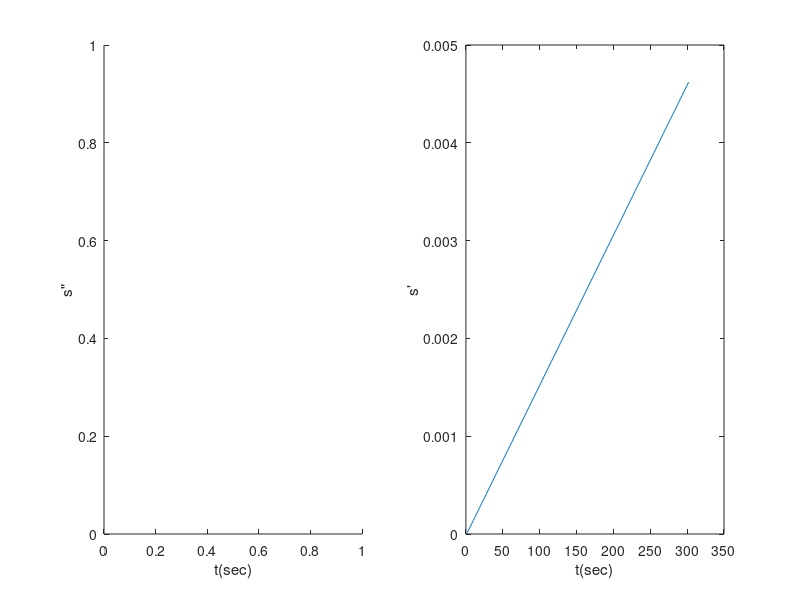
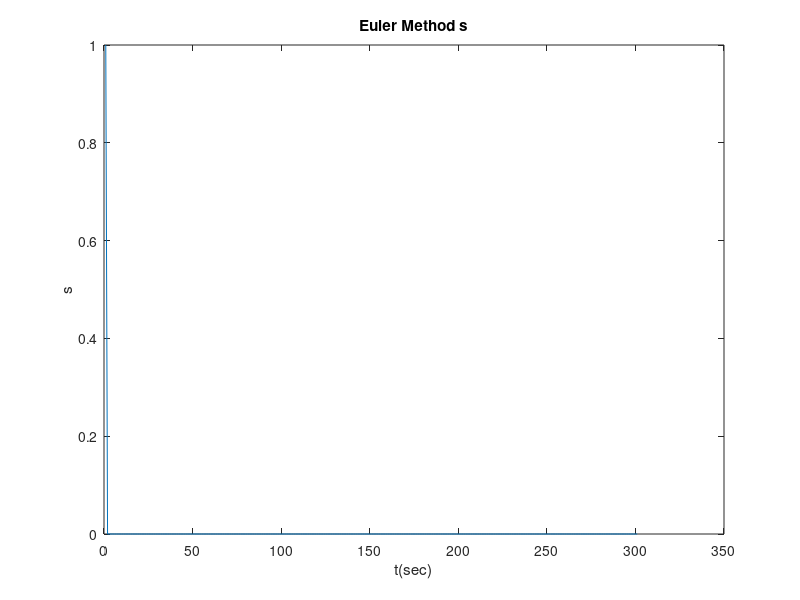
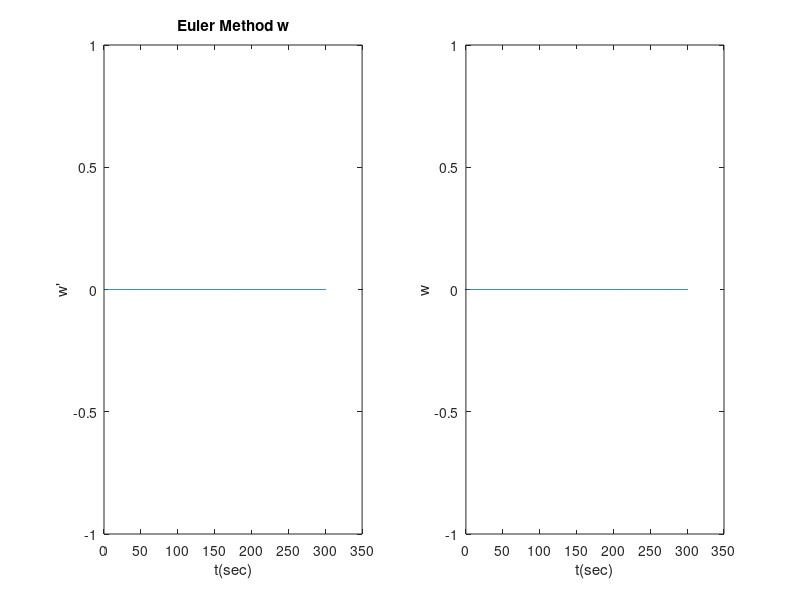
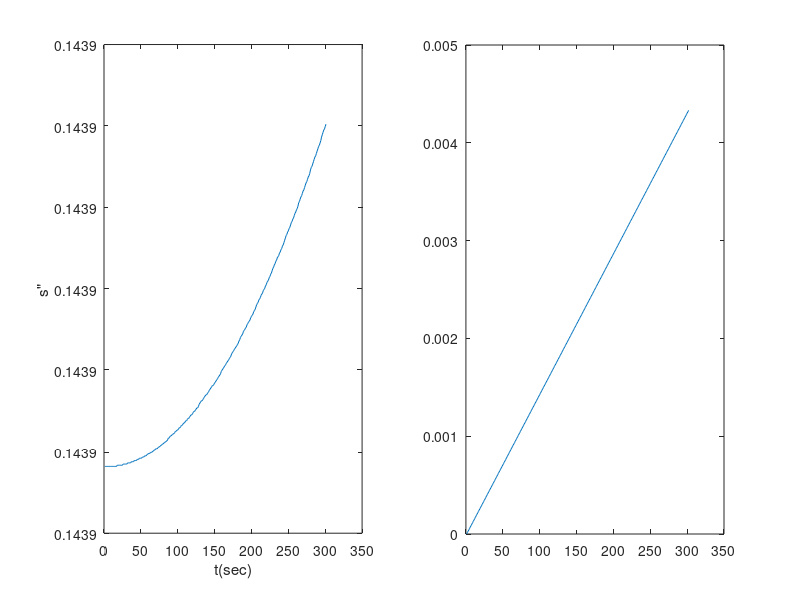

Reproduce these figures in MATLAB, in order.
function Euler()
  
  #---------------- Data ----------------#
  f1 = 4835/7000
  f2 = 4835/7000
  m = 9
  d=1
  h=0.0001
  Iz= 0.038
  s0 = 4835/1000
  AM = 4835
  bs = 3 - (4835/5000)
  bu = 5 - (4835/5000)
  
  t = 0:0.1:30
  t = 0:0.1:30
  display(length(t))
  # --------------- Transportation ---------------- #
  
  s1=0
  #s2= [(f1+f2) - bs*abs(s1)*s1]/9
  s = zeros(1,length(t))
  display(length(s))
  s1 = zeros(1,length(t))
  s2 = zeros(1,length(t))
  s1(1) = 0 
  s(1)=AM/4835
  
  # ---------------- Rational ---------------------- #
  
  
  w = zeros(1,length(t))
  w1 = zeros (1,length(t))
  
  
  # ----------- PROGRAM BEGINS ---------------#
  
  # --------------------------- Euler Method 1 --------------------------#

  

  # ----- new ------ #
  #s2= ((f1+f2) - bs*abs(s1)*s1)/m
  #s2(1) = ((f1+f2)+bs*(abs(s1(1))*s1(1)))
  
  
  # --------------- Transportation Move ---------------- #
  
   
  for k = 1 : length(t)*(t+1)
    s2(k)= (((f1+f2)+bs*(abs(s1(k))*s1(k))))/m
    s1(k+1) = s1(k) + h*s2(k)
  endfor
  #plot s" s'
  
  figure(1)
  plot(s2)
  title(" Euler Method s' ")
  subplot(1,2,1)
  ylabel("s\"")
  xlabel("t(sec)")
 
  subplot(1,2,2)
  plot(s1)
  ylabel("s'")
  xlabel("t(sec)")
  
  
  
  for k = 1 : length(t)*(t)
    s(k+1) = s(k)+h*s1(k)
  endfor

  #plot s
  
  figure(2)
  plot(s)
  title("Euler Method s")
  ylabel("s")
  xlabel("t(sec)")
  
  # ---------------- Rational Move ---------------------- #
  w(1) = 0
  for k = 1: length(t)*(t)
    w1(k)=((d/2*(f2-f1) - bu*abs(w(k))*w(k)))/Iz
    w(k+1) = w(k)+h*w1(k)
  endfor
  


  #------ plot w and w' ------#
  figure(3)
  subplot(1,2,1)
  plot(w1)
  title("Euler Method w")
  ylabel("w'")
  xlabel("t(sec)")
  
  subplot(1,2,2)
  plot(w)
  ylabel("w")
  xlabel("t(sec)")
    
  
  
  
  # ----------- SECOND ------------ #
  
    
  #---------------- Data 2----------------#
  f1 = 4835/7000
  f2 = 4835/8000
  m = 9
  d=1
  h=0.0001
  Iz= 0.038
  s0 = 4835/1000
  AM = 4835
  bs = 3 - (4835/5000)
  bu = 5 - (4835/5000)
  
  t = 0:0.1:30
  display(length(t))
  s1=0
  #s2= [(f1+f2) - bs*abs(s1)*s1]/9
  s = zeros(1,length(t))
  display(length(s))
  s1 = zeros(1,length(t))
  s2 = zeros(1,length(t))
  s1(1) = 0 
  s(1)=AM/4835
  # --------------------------- Euler Method 2 --------------------------#



  # ----- new ------ #
  #s2= ((f1+f2) - bs*abs(s1)*s1)/m
  #s2(1) = ((f1+f2)+bs*(abs(s1(1))*s1(1)))
  
  
  # --------------- Transportation Move ---------------- #
  
  
  for k = 1 : length(t)*(t+1)
    s2(k)= (((f1+f2)+bs*(abs(s1(k))*s1(k))))/m
    s1(k+1) = s1(k) + h*s2(k)
  endfor

  # plot s" and s'
  figure(4)
  subplot(1,2,1)
  plot(s2)
  ylabel("s\"")
  xlabel("t(sec)")
  
  subplot(1,2,2)
  plot(s1)
  title("Euler method s' ")
  ylabel("s'")
  xlabel("t(sec)")
  plot(s1)
  

  for k = 1 : length(t)*(t)
    s(k+1) = s(k)+h*s1(k)
  endfor
  figure(5)
  plot(s)
  title("Euler Method s")
  ylabel("s")
  xlabel("t(sec)")
  
  # ---------------- Rational Move ---------------------- #
  
  w(1) = 0
  for k = 1: length(t)*(t)
    w1(k)=((d/2*(f2-f1) - bu*abs(w(k))*w(k)))/Iz
    w(k+1) = w(k)+h*w1(k)
  endfor
  # plot w1 and w #

  figure(6)

  subplot(1,2,1)
  
  plot(w1)
  ylabel("w'")
  xlabel("t(sec)")

  plot(w)
  title("Euler Method w")  
  ylabel("w")
  xlabel("t(sec)")

  endfunction